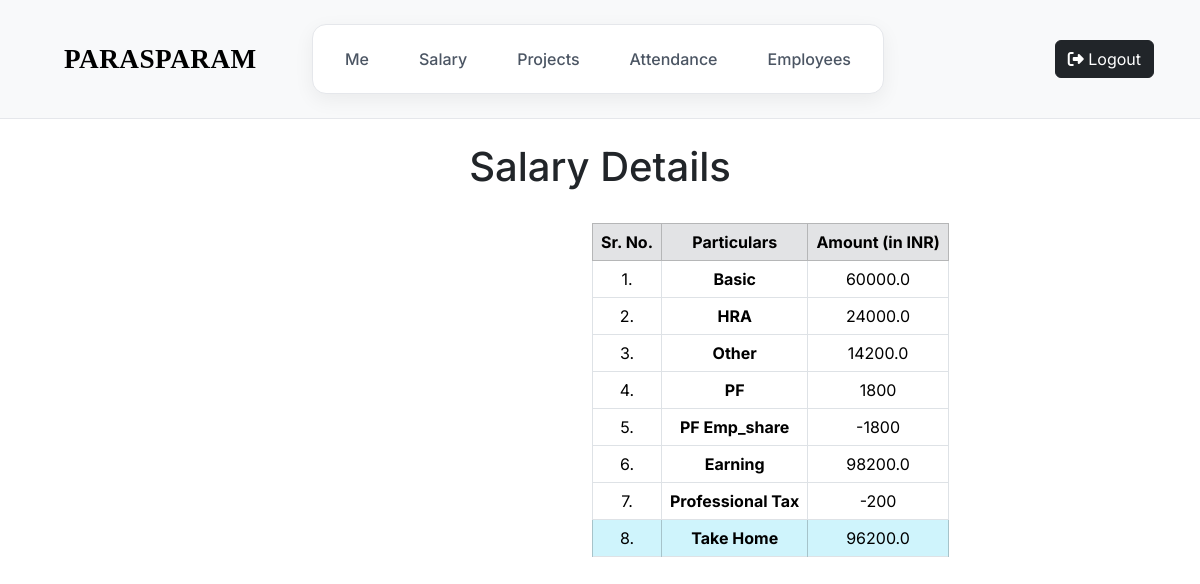
Before: /user/salary (signed in) with the older database file.
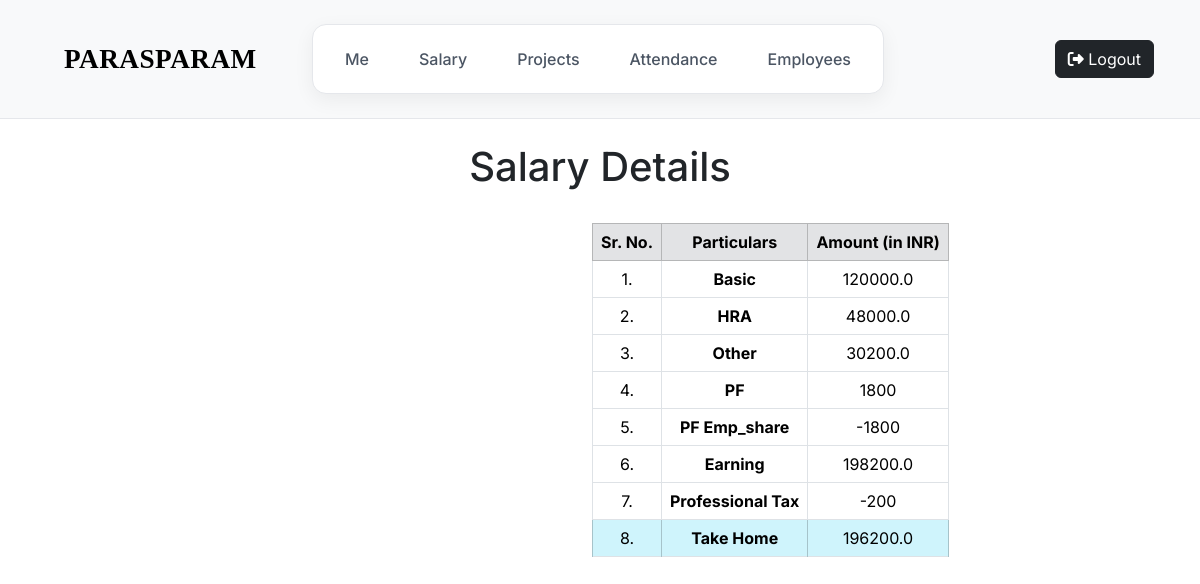
After: the same page with the newer database file.
### tables this page shows
CREATE TABLE emp_data1(emp_id INTEGER PRIMARY KEY, emp_name TEXT, hash TEXT, ctc_salary INTEGER, designation, joining_date);

### app.py (the view)
@app.route("/user/salary")
@employee_login_required
def salary_user_page():
    emp_data = db.execute("SELECT ctc_salary FROM emp_data1 WHERE emp_id = ?", session["user_id"])
    return render_template("employee_salary.html", emp_data = emp_data)

### app.py (called while the page is built)
@app.after_request
def after_request(response):
    response.headers["Cache-Control"] = "no-cache, no-store, must-revalidate"
    response.headers["Expires"] = 0
    response.headers["Pragma"] = "no-cache"
    return response

### helpers.py (called while the page is built)
def employee_login_required(f):
    @wraps(f)
    def decorated_function(*args, **kwargs):
        if session.get("user_id") is None:
            return redirect("/")
        return f(*args, **kwargs)
    return decorated_function

### templates/employee_salary.html
{% extends "employee_home.html" %}
{% block main %}
<div class="salary_details_head center py-4">
    <h1> Salary Details </h1>
</div>
<div class="employee_salary_table_container center">
    <table class="table table-bordered" id="employee_salary_table">
        <thead>
            <tr class="table-secondary">
                <th scope="col">Sr. No.</th>
                <th scope="col"> Particulars </th>
                <th scope="col">Amount (in INR) </th>
            </tr>
        </thead>
        <tbody>
            {% for particular in emp_data %}
            <tr>
                <td>1.</td>
                <th scope="row">Basic</th>
                <td> {{ particular['ctc_salary'] * 0.6 }} </td>
            </tr>
            <tr>
                <td>2.</td>
                <th scope="row">HRA</th>
                <td> {{ 0.4 * (particular['ctc_salary'] * 0.6) }} </td>
            </tr>
            <tr>
                <td>3.</td>
                <th scope="row">Other</th>
                <td colspan="2">{{ particular['ctc_salary'] - (particular['ctc_salary'] * 0.6) - (0.4 *
                    (particular['ctc_salary'] * 0.6)) - 1800 }}</td>
            </tr>
            <tr>
                <td>4.</td>
                <th scope="row">PF</th>
                <td colspan="2">1800</td>
            </tr>
            <tr>
                <td>5.</td>
                <th scope="row">PF Emp_share</th>
                <td colspan="2">-1800</td>
            </tr>
            <tr>
                <td>6.</td>
                <th scope="row">Earning</th>
                <td colspan="2">{{particular['ctc_salary'] * 0.6 + 0.4 * (particular['ctc_salary'] * 0.6) +
                    particular['ctc_salary'] - (particular['ctc_salary'] * 0.6) - (0.4 * (particular['ctc_salary'] *
                    0.6)) - 1800 }}</td>
            </tr>
            <tr>
                <td>7.</td>
                <th scope="row">Professional Tax</th>
                <td colspan="2">-200</td>
            </tr>
            <tr>
                <td class="table-info">8.</td>
                <th scope="row" class="table-info">Take Home</th>
                <td colspan="2" class="table-info">{{ (particular['ctc_salary'] * 0.6) + (0.4 *
                    (particular['ctc_salary'] * 0.6)) + (particular['ctc_salary'] - (particular['ctc_salary'] * 0.6) -
                    (0.4 * (particular['ctc_salary'] * 0.6)) - 1800) - 2000}}</td>
            </tr>
            {% endfor %}
        </tbody>
    </table>
</div>
{% endblock %}

Changed rows visible on the page:
changed emp_data1: particular['ctc_salary']*0.6 "60000.0" → "120000.0"; 0.4*(particular['ctc_salary']*0.6) "24000.0" → "48000.0"; ctc_salary "14200.0" → "30200.0"; ctc_salary "98200.0" → "198200.0"; ctc_salary "96200.0" → "196200.0"
